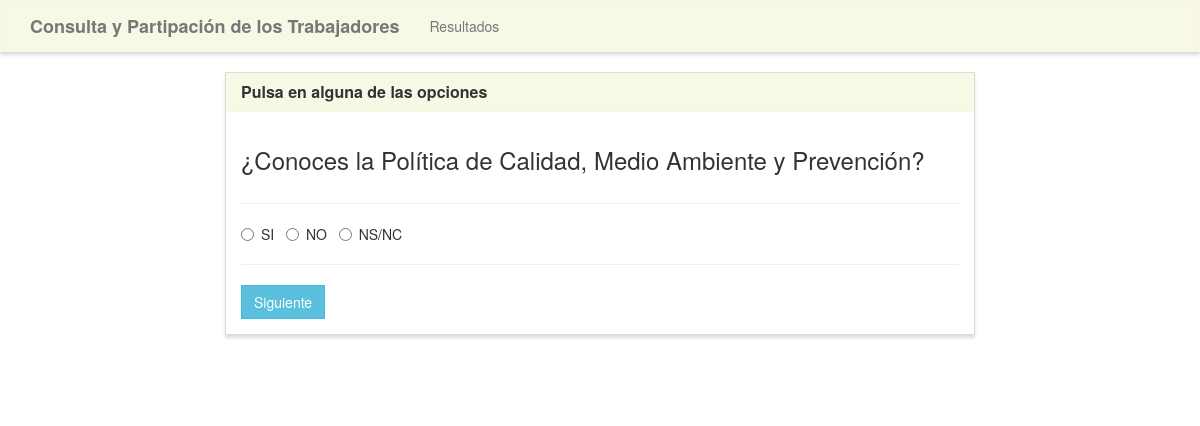
Screenshot of /home/4 with the database file from the repository.
### encuesta/models.py (models this page shows, shortened)
class Poll (models.Model):
    question = models.TextField()
    option_one = models.CharField(max_length=30)
    option_two = models.CharField(max_length=30)
    option_three = models.CharField(max_length=30)
    option_one_count = models.IntegerField(default=0)
    option_two_count = models.IntegerField(default=0)
    option_three_count = models.IntegerField(default=0)

### encuesta/views.py (the view, shortened to what this page needs)
# urls.py: 2. Add a URL to urlpatterns:  path('', views.home, name='home')
def home(request, poll_id):
    polls= Poll.objects.all()
    todas=Poll.objects.all().count()
    poll=Poll.objects.get(pk=poll_id)
    context = {
        'poll': poll,
        'polls': polls,
    }
    return render(request, 'poll/home.html', context)

### encuesta/templates/poll/home.html (shortened to what this page needs)
{% extends "poll/base.html" %}
{% load static %}
{% block main %}
<div class="row">
    <div class="col-lg-8 col-lg-offset-2">
        <div class="panel panel-default">
            <div class="panel-heading">
                <h5 class="panel-title">Pulsa en alguna de las opciones</h5>
            </div>
            <div class="panel-body">
                <div class="row">
                    <div class="col-lg-12">
                        <h3>{{ poll.question }}</h3>
                    </div>
                </div>
                <div class="row">
                    <div class="col-lg-12">
                        <hr />
                         <form class="leer-forms" method="POST" data-form-id={{poll.id}} >
                            <div class="form-group">
                                <div class="radio">
                                    <label>
                                        <input type="radio" name="poll" value="option1" required>
                                        {{ poll.option_one }}
                                    </label> &nbsp;
                                    <label>
                                        <input type="radio" name="poll" value="option2" required>
                                        {{ poll.option_two }}
                                    </label> &nbsp;
                                    <label>
                                        <input type="radio" name="poll" value="option3" required>
                                        {{ poll.option_three }}
                                    </label> &nbsp;
                                </div>
                            </div>
                        <hr />
                            <button  id="enlace-{{poll.id}}" type="submit" class="btn btn-info">
                                Siguiente
                            </button>
                        </form>
                    </div>
                </div>
            </div>
        </div>
   {% include "poll/paginacion.html" %}
    </div>
</div>
{% endblock %}

### encuesta/static/polls/style.css (style rules this page uses)
.navbar-default, .btn, .form-control, .panel { border-radius: 0; }
.panel-default > .panel-heading { color: #333; background-color: rgba(245, 245, 220, 0.7); border-color: rgba(245, 245, 220, 0.6); border-top-left-radius: 0; border-top-right-radius: 0; }
.panel { box-shadow: 0px 3px 3px 0px #ddd; }
a.navbar-brand, .panel-title { font-weight: bolder; }

### rows the page displays
Poll: question "¿Conoces la Política de Calidad, Medio Ambiente y Prevención?", option_one "SI", option_two "NO", option_three "NS/NC"
